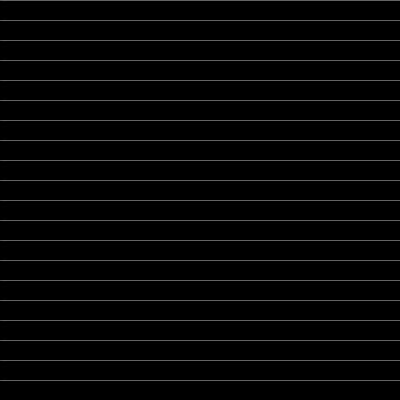
Frame 1 (no input)
Frame 60 (the mouse pressed at the canvas centre just before this capture): identical to frame 1, image omitted
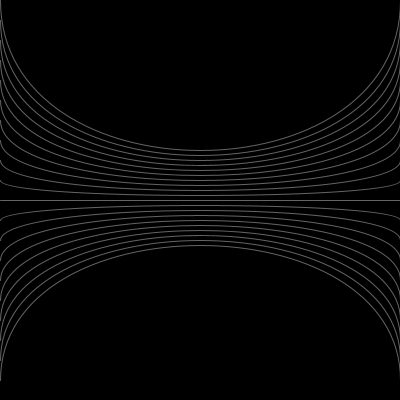
Frame 120 (the mouse held since frame 60 and released just before this capture)

The Processing sketch that drew these frames (run headless with seeded random() and noise(); from frame 60 on, the mouse is pressed at the canvas centre):

// Processing sketch: processing_10955
// ── processing_10955.pde

int nLinhas = 20;
int posY = 0;
boolean segura = false;

float[][] linhasParadas = new float[nLinhas][8];
float[][] linhasMovendo = new float[nLinhas][8];


void setup(){
  size(400, 400);
  noFill();
  stroke(100);
  background(0);

  //armazendo as coordenadas das linhas em um array multidimensional
  for(int i = 0; i < nLinhas; i++){
    linhasParadas[i][0] = 0;    
    linhasParadas[i][2] = 0;
    linhasParadas[i][4] = width;
    linhasParadas[i][6] = width;

    linhasMovendo[i][0] = 0;    
    linhasMovendo[i][2] = 0;
    linhasMovendo[i][4] = width;
    linhasMovendo[i][6] = width;

    for(int j = 1; j < 8; j+=2){
      posY = i * (height / nLinhas);
      linhasParadas[i][j] = posY;
      linhasMovendo[i][j] = posY;
    }
  }
  
  //desenhando as linhas
  for(int i = 0; i < nLinhas; i++){
    bezier(linhasParadas[i][0],
           linhasParadas[i][1],
           linhasParadas[i][2],
           linhasParadas[i][3],
           linhasParadas[i][4],
           linhasParadas[i][5],
           linhasParadas[i][6],
           linhasParadas[i][7]);
  }  
}

void draw(){
  if(segura){
    arrasta();
  }else{
    volta();
  }
}


void mousePressed(){
  segura = true;
}

void mouseReleased(){
  segura = false;
}  

void volta(){
  background(0);
  for(int i = 0; i < nLinhas; i++){ 

    if(linhasMovendo[i][3] != linhasParadas[i][3]){
      linhasMovendo[i][3] = (linhasMovendo[i][3] + linhasParadas[i][3])/2;
      linhasMovendo[i][5] = (linhasMovendo[i][5] + linhasParadas[i][5])/2;
    }
    
    linhas(i);
  }
}


//Função que "arrasta" as linhas
void arrasta(){
  background(0);  
  for(int i = 0; i < nLinhas; i++){
/*    for(int j = 3; j < 6; j+=2){
      linhasMovendo[i][j] = mouseY;
    }
*/

    if(linhasMovendo[i][3] != mouseY){
      linhasMovendo[i][3] = (linhasMovendo[i][3] + mouseY)/2;
      linhasMovendo[i][5] = (linhasMovendo[i][5] + mouseY)/2;
    }


    linhas(i);
  }
}

//Função que desenha as linhas
void linhas(int i){
      bezier(linhasMovendo[i][0],
             linhasMovendo[i][1],
             linhasMovendo[i][2],
             linhasMovendo[i][3],
             linhasMovendo[i][4],
             linhasMovendo[i][5],
             linhasMovendo[i][6],
             linhasMovendo[i][7]);
}
